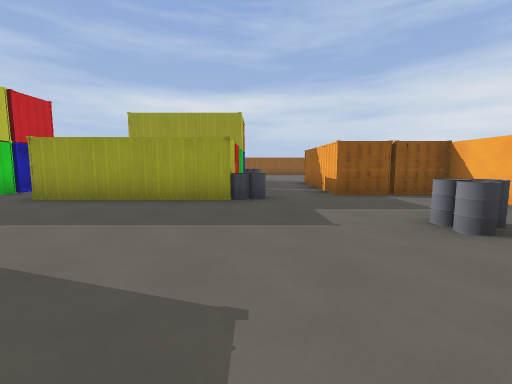
View 1 (above)

21 first-person views from a walk through a level from a Godot 3-D game. The camera is 1.4 m above the floor, tilts 6° down and sees 90° across. The floor is counted in squares, 2 m on a side. Each view is taken from the middle of a square. On the plan, view 1 faces up. The plan holds only what a view shows up to about 9 squares ahead; the rest is blank.

View 2
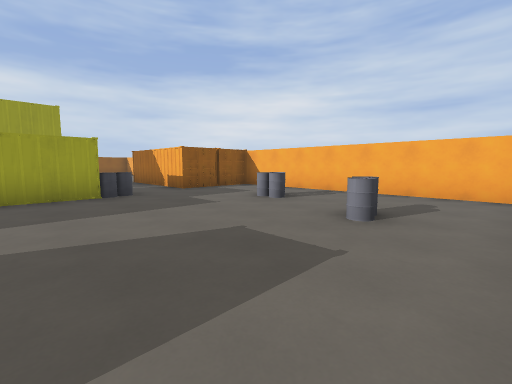

View 3
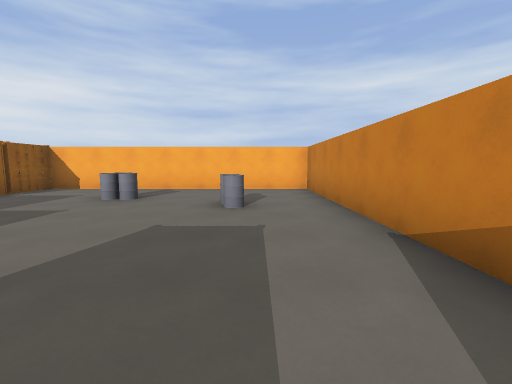

View 4
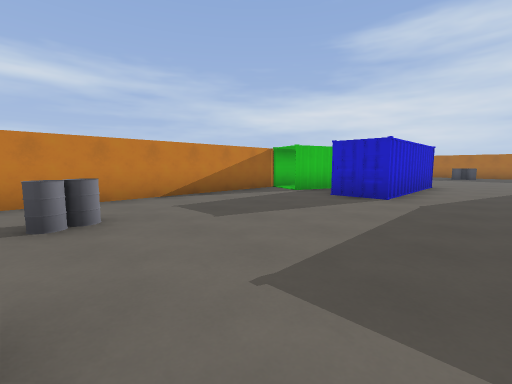

View 5
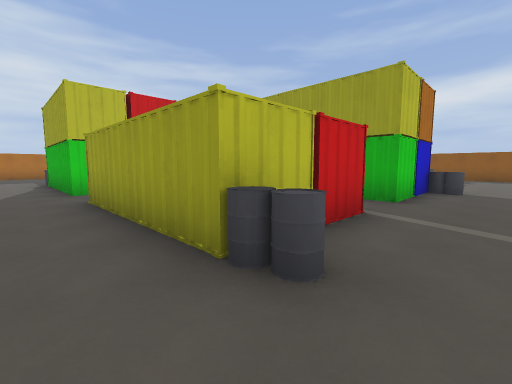

View 6
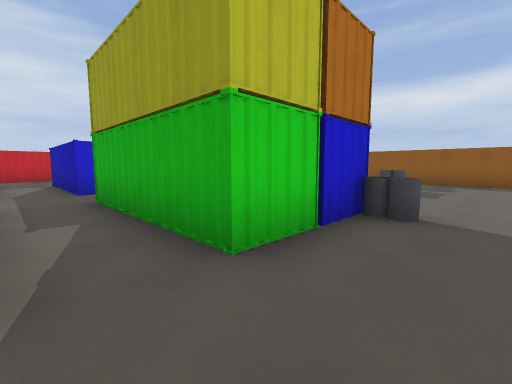

View 7
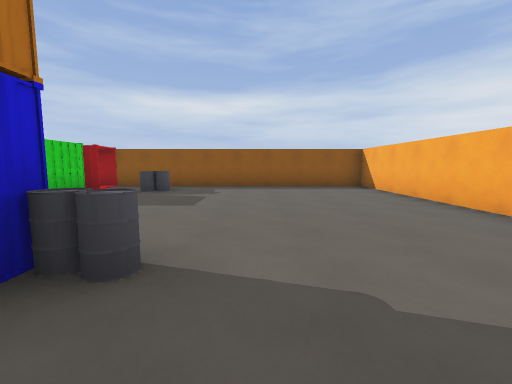

View 8
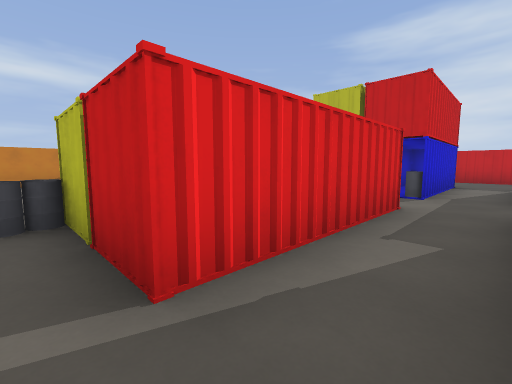

View 9
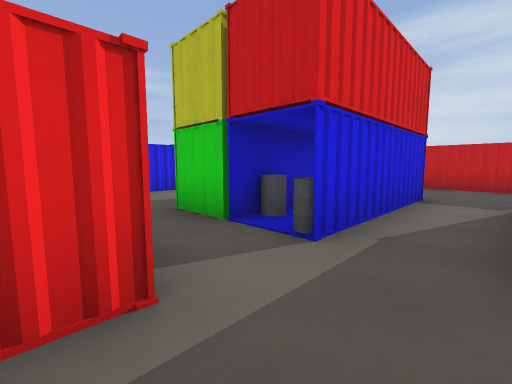

View 10
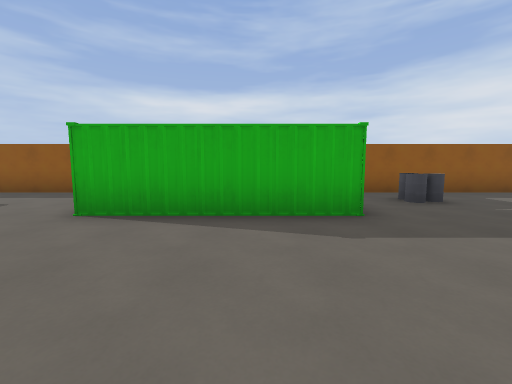

View 11
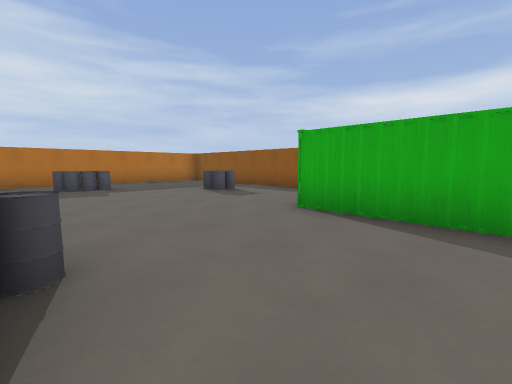

View 12
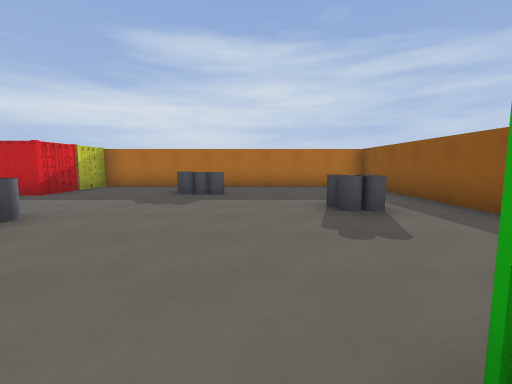

View 13
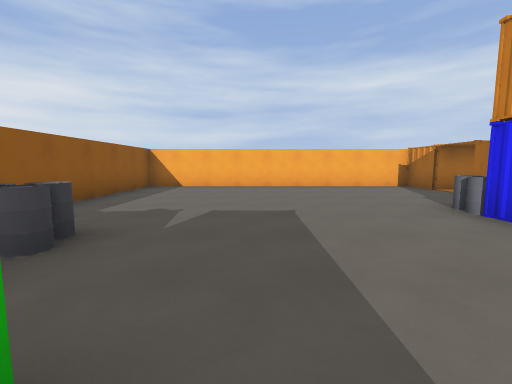

View 14
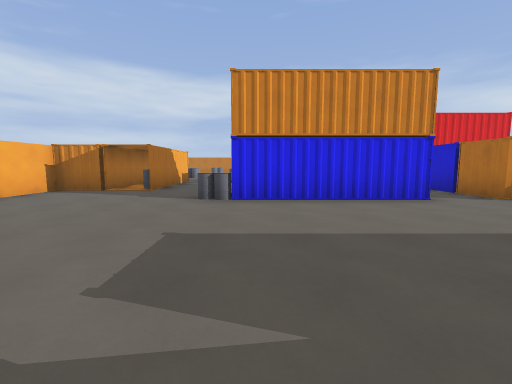

View 15
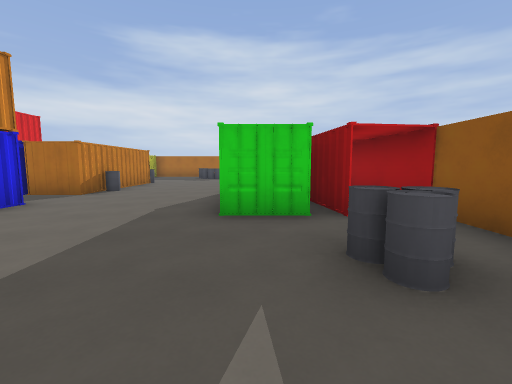

View 16
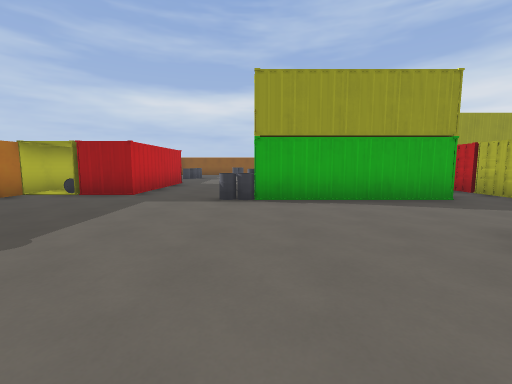

View 17
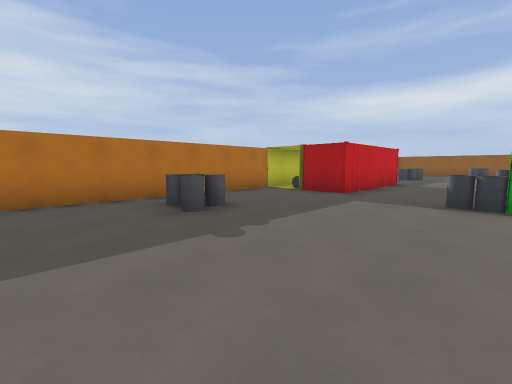

View 18
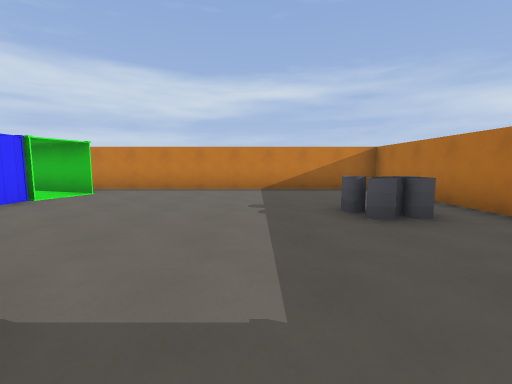

View 19
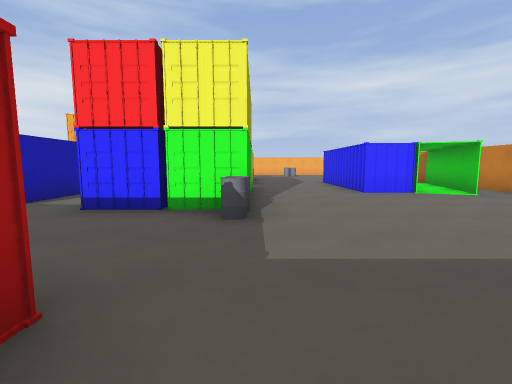

View 20
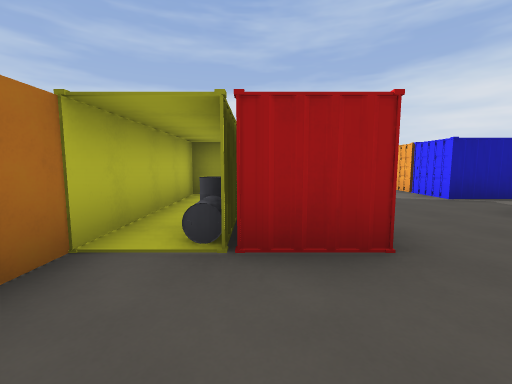

View 21
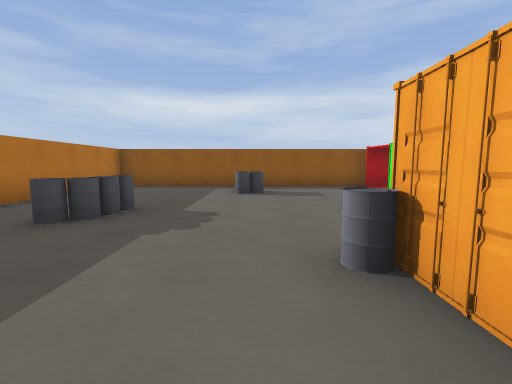

### Floor plan
Ten units are one square. View 1 is at (0, 0); x grows to the right and y downward. Boxes are objects, and circles mark ways between rooms. Rooms are numbered by the first view taken in them; rooms with no view inside come last. Other rooms are left out.
<svg viewBox="-160 -190 210 210">
<path fill="none" stroke="#000" d="M-62 -57 -59 -52 -96 -52M-72 -24 -69 -22 -65 -24M-45 -55 -45 -71M-45 -24 -41 -22M-60 -65 -60 -52M-84 -53 -90 -50M-80 -65 -62 -65 -59 -59M-74 -11 -76 -17M-28 -50 -33 -53M-78 -10 -75 -9 -75 -22 -35 -22 -35 -10M-44 -76 -40 -78M-46 -77 -5 -77 -5 -52 -46 -52M-70 -79 -65 -76M-100 -54 -100 -77M-100 -56 -101 -61M-96 -65 -102 -65 -100 -71 -102 -77 -64 -77M-12 -51 -16 -53M-11 -52 -15 -50M-96 -79 -91 -77M-67 -93 -72 -90M-79 -94 -83 -92M-44 15 45 15 45 -60 19 -60M-36 -93 -41 -91M-15 -79 -11 -77M-4 -62 -6 -57M-90 -94 -96 -91M-4 -73 -7 -66M-11 -93 -15 -91M-127 -75 -130 -70M-59 -116 -61 -111M-60 -118 -60 -93 -100 -93 -100 -105M-128 -90 -131 -84M20 -71 17 -75M-129 -100 -129 -60 -144 -60M30 -59 19 -62 19 -86M-5 -118 -5 -93 -46 -93M31 -80 31 -100M43 -59 38 -60M-148 -100 -155 -100 -155 15 -65 15M-44 -157 -49 -154 -54 -157 -59 -154 -64 -157M-34 -166 -37 -155 -76 -155M-35 -169 -35 -155M-67 -181 -76 -180M-34 -173 -51 -171M-46 -118 -5 -118M-72 -185 -155 -185 -155 -100 -129 -100M-83 -120 -77 -117M-91 -118 -60 -118M-29 -117 -23 -120M-100 -105 -100 -115M31 -100 45 -100M37 -101 45 -98 45 -185 -36 -185"/>
<rect x="-155" y="-75" width="10" height="10" fill="#bbb"><title>barrel</title></rect>
<rect x="-145" y="-25" width="10" height="10" fill="#bbb"><title>barrel</title></rect>
<rect x="-145" y="-35" width="10" height="10" fill="#bbb"><title>barrel</title></rect>
<rect x="-105" y="-55" width="10" height="10" fill="#bbb"><title>barrel</title></rect>
<rect x="-75" y="-75" width="10" height="10" fill="#bbb"><title>barrel</title></rect>
<rect x="-65" y="-85" width="10" height="10" fill="#bbb"><title>barrel</title></rect>
<rect x="-5" y="-55" width="10" height="10" fill="#bbb"><title>barrel</title></rect>
<rect x="5" y="-5" width="10" height="10" fill="#bbb"><title>barrel</title></rect>
<rect x="15" y="-5" width="10" height="10" fill="#bbb"><title>barrel</title></rect>
<rect x="15" y="-35" width="10" height="10" fill="#bbb"><title>barrel</title></rect>
<rect x="15" y="-105" width="10" height="20" fill="#bbb"><title>other object</title></rect>
<rect x="25" y="-35" width="10" height="10" fill="#bbb"><title>barrel</title></rect>
<rect x="-145" y="-135" width="10" height="10" fill="#bbb"><title>barrel</title></rect>
<rect x="-135" y="-135" width="10" height="10" fill="#bbb"><title>barrel</title></rect>
<rect x="-135" y="-145" width="10" height="10" fill="#bbb"><title>barrel</title></rect>
<rect x="-115" y="-165" width="10" height="10" fill="#bbb"><title>barrel</title></rect>
<rect x="-115" y="-175" width="10" height="10" fill="#bbb"><title>barrel</title></rect>
<rect x="-105" y="-125" width="10" height="10" fill="#bbb"><title>barrel</title></rect>
<rect x="-75" y="-125" width="10" height="10" fill="#bbb"><title>barrel</title></rect>
<rect x="-25" y="-175" width="10" height="10" fill="#bbb"><title>barrel</title></rect>
<rect x="-5" y="-125" width="10" height="10" fill="#bbb"><title>barrel</title></rect>
<circle cx="-115" cy="-100" r="3" fill="#2a7"/>
<circle cx="-50" cy="-105" r="3" fill="#2a7"/>
<circle cx="15" cy="-105" r="3" fill="#2a7"/>
<text x="-60" y="-40">1</text>
<text x="-60" y="-150">2</text>
</svg>
Room 1 opens to room 2.

Where each view was taken, in squares from view 1:
view 1: 0 up, 0 right, facing up
view 2: 1 down, 2 left, facing up-right
view 3: 0 up, 3 left, facing right
view 4: 4 up, 2 right, facing down-left
view 5: 4 up, 1 right, facing up-left
view 6: 8 up, 1 right, facing up-left
view 7: 10 up, 1 right, facing up
view 8: 9 up, 0 right, facing down-left
view 9: 9 up, 4 left, facing down-left
view 10: 12 up, 5 left, facing up
view 11: 12 up, 5 left, facing up-left
view 12: 15 up, 7 left, facing left
view 13: 15 up, 4 left, facing right
view 14: 17 up, 1 left, facing down
view 15: 16 up, 0 right, facing left
view 16: 0 up, 10 left, facing up
view 17: 0 up, 10 left, facing up-left
view 18: 6 up, 12 left, facing down
view 19: 5 up, 14 left, facing right
view 20: 4 up, 14 left, facing up
view 21: 10 up, 11 left, facing up
